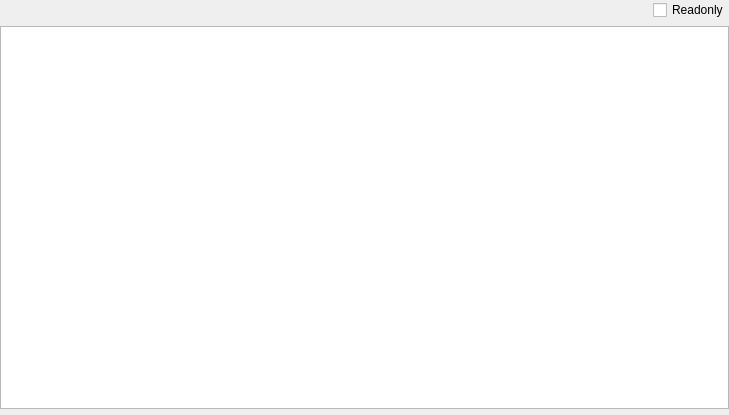
<?xml version="1.0" encoding="UTF-8"?>
<ui version="4.0">
 <class>SectionHeaderWidget</class>
 <widget class="QWidget" name="SectionHeaderWidget">
  <property name="windowModality">
   <enum>Qt::ApplicationModal</enum>
  </property>
  <property name="geometry">
   <rect>
    <x>0</x>
    <y>0</y>
    <width>729</width>
    <height>415</height>
   </rect>
  </property>
  <property name="windowTitle">
   <string>IMAGE_SECTION_HEADER</string>
  </property>
  <layout class="QVBoxLayout" name="verticalLayout">
   <property name="leftMargin">
    <number>0</number>
   </property>
   <property name="topMargin">
    <number>0</number>
   </property>
   <property name="rightMargin">
    <number>0</number>
   </property>
   <property name="bottomMargin">
    <number>0</number>
   </property>
   <item>
    <layout class="QHBoxLayout" name="horizontalLayout">
     <property name="sizeConstraint">
      <enum>QLayout::SetDefaultConstraint</enum>
     </property>
     <item>
      <spacer name="horizontalSpacer">
       <property name="orientation">
        <enum>Qt::Horizontal</enum>
       </property>
       <property name="sizeHint" stdset="0">
        <size>
         <width>40</width>
         <height>20</height>
        </size>
       </property>
      </spacer>
     </item>
     <item>
      <widget class="QCheckBox" name="checkBoxReadonly">
       <property name="text">
        <string>Readonly</string>
       </property>
      </widget>
     </item>
    </layout>
   </item>
   <item>
    <widget class="QTableWidget" name="tableWidget_IMAGE_SECTION_HEADER">
     <property name="contextMenuPolicy">
      <enum>Qt::CustomContextMenu</enum>
     </property>
     <property name="editTriggers">
      <set>QAbstractItemView::NoEditTriggers</set>
     </property>
     <property name="selectionMode">
      <enum>QAbstractItemView::SingleSelection</enum>
     </property>
     <property name="selectionBehavior">
      <enum>QAbstractItemView::SelectRows</enum>
     </property>
     <attribute name="horizontalHeaderVisible">
      <bool>false</bool>
     </attribute>
     <attribute name="verticalHeaderVisible">
      <bool>false</bool>
     </attribute>
     <attribute name="verticalHeaderDefaultSectionSize">
      <number>21</number>
     </attribute>
    </widget>
   </item>
   <item>
    <widget class="ToolsWidget" name="widgetHex_IMAGE_SECTION_HEADER" native="true">
     <property name="maximumSize">
      <size>
       <width>16777215</width>
       <height>200</height>
      </size>
     </property>
    </widget>
   </item>
  </layout>
 </widget>
 <customwidgets>
  <customwidget>
   <class>ToolsWidget</class>
   <extends>QWidget</extends>
   <header>toolswidget.h</header>
   <container>1</container>
  </customwidget>
 </customwidgets>
 <resources/>
 <connections/>
</ui>
